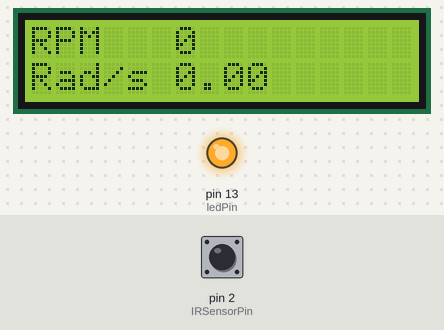
This sketch was run on a simulated Arduino Nano, built with avr-gcc and run on an emulated ATmega328P. Shown: 16×2 character LCD, output pins drawn as LEDs (lit = HIGH). The test bench sets the inputs (shaded band); at power-on: pin 2 (IRSensorPin) LOW.

Above: at 3.6 s.
3.7 s: pin 2 (IRSensorPin) pulsed HIGH 2 times (0.12 s each, 0.3 s apart)
At 6.8 s:
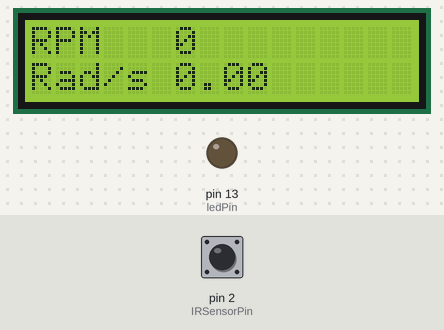
7.3 s: pin 2 (IRSensorPin) driven HIGH
At 7.7 s:
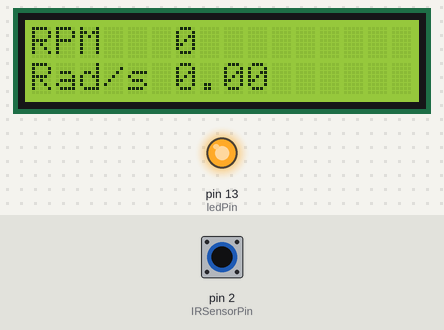
8.8 s: pin 2 (IRSensorPin) driven LOW
At 9.8 s:
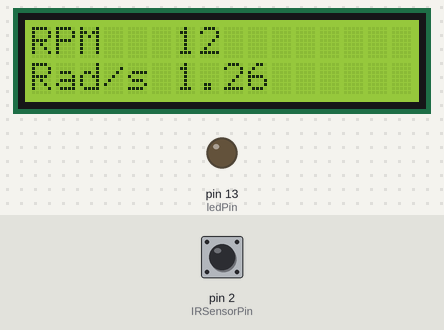
Timing chart, 0 to 11.8 s (numbered marks = the images above; inputs shaded):
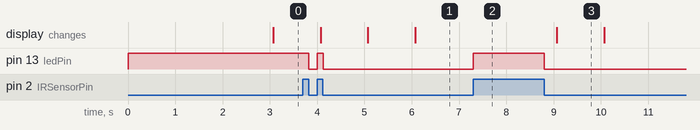

Measured:
- after the input at 3.7 s, pin 13 (ledPin): HIGH → LOW after 0.13 s, → HIGH 0.18 s later, → LOW 0.12 s later; the display: first changes after 0.37 s (image 1 shows a later state)
- after the input at 7.3 s, pin 13 (ledPin): LOW → HIGH at once
- after the input at 8.8 s, pin 13 (ledPin): HIGH → LOW at once; the display: changes after 0.27 s (image 3)
- what the display in image 3 shows lasts 1.0 s, from 9.1 s to 10.1 s

The sketch:

TACH2.ino
```cpp
// Tachometer_For_Lathe_IR
// Display RPM rate of lathe spindle

// Uses:
// Arduino Nano V 3.0
// OSOYOO IR Infrared Sensor (available on Amazon)
// IM162 LCD Display (similar ones available on Amazon)

// Include the LCD and Timer library code:
#include <LiquidCrystal.h>
#include <TimerOne.h>

// Initialize the library by associating any needed LCD interface pin
// with the arduino pin number it is connected to
//const int rs = 12, en = 11, d4 = 6, d5 = 5, d6 = 4, d7 = 3;
//LiquidCrystal lcd(rs, en, d4, d5, d6, d7);
const int RS = 11, EN = 12, D4 = 7, D5 = 8, D6 = 9, D7 = 10     ;
LiquidCrystal lcd(RS, EN, D4, D5, D6, D7);
// RPM values to track
const int IRSensorPin = 2;  // the number of the IR sensor input pin
const int ledPin = 13;          // the number of the LED pin on Nano
int ledState = HIGH;           // the current state of the output pin

// Note: This program was used at one time with a reed relay, for a bicycle cadence counter,
//       but it works all right with the input from the IR sensor.
//       If I need to reuse it, all variables are still in place.
int inputState;                          // the current state from the input pin
int lastInputState = LOW;        // the previous InputState from the input pin
long lastDebounceTime = 0;   // the last time the output pin was toggled
long debounceDelay = 5;        // the debounce time; increase if the output flickers
long time;
long endTime;
long startTime;
int RPM = 0;
//int lnCount = 0;        // counter for averaging RPM
//int avgRPM = 0;      // averaging total

//long voltage = 0;           // Value read from the pot
//long outputValue = 0;   // Value output to the PWM (analog out)
//int speedVal = 0;
//long rpm50 = 833333;
//volatile unsigned long cadTime = 0;  // use volatile for shared variables
//long timeC, endTimeC, startTimeC;
//int RPMC = 0;
float lnTime = 0;
//int speakerPin = 10;
//int lowRate;
//int hiRate;
//int potPin = A0;               //Analog in pin 0
//int switchValPin = A1;     //Analog in pin 1

// ---------------------------------------------------------------
void setup(void) {
  pinMode(IRSensorPin, INPUT);
  pinMode(ledPin, OUTPUT);
  digitalWrite(ledPin, ledState);

  Serial.begin(9600);
  lcd.begin(16, 2); // Initialize LCD

  // Startup text on display
  lcd.clear();
  lcd.print("IR.");
  lcd.setCursor(0, 1);
  lcd.print("TACHOMETER");
  delay(2000);

  endTime = 0;
  Timer1.initialize(1000000);  // Set the timer to 60 rpm, 1,000,000 microseconds (1 second)
  Timer1.attachInterrupt(timerIsr);  // Attach the service routine here

}

// ---------------------------------------------------------------
void loop(void) {
  time = millis();
  int currentSwitchState = digitalRead(IRSensorPin);

  if (currentSwitchState != lastInputState) {
    lastDebounceTime = millis();
  }

  if ((millis() - lastDebounceTime) > debounceDelay) {
    if (currentSwitchState != inputState) {
      inputState = currentSwitchState;
      if (inputState == LOW) {
        digitalWrite(ledPin, LOW);
        calculateRPM(); // Real RPM from sensor
        ledState = !ledState;
      }
      else {
        digitalWrite(ledPin, HIGH);
      }
    }
  }
  lastInputState = currentSwitchState;
}

// ---------------------------------------------------------------
void calculateRPM() {
  startTime = lastDebounceTime;
  lnTime = startTime - endTime;
  RPM = 60000 / (startTime - endTime);
  endTime = startTime;
}

// --------------------------
// Custom ISR Timer Routine
// Timer set to rpm, see above
// --------------------------
void timerIsr()
{
  // Print RPM every second
  // RPM based on timer
  //Serial.println("---------------");
  //time = millis() / 1000;
  //Serial.print(time);
  //Serial.print(" RPM: ");
  //Serial.println(RPM);

  lcd.clear();
  lcd.setCursor(0, 0);
  lcd.print("RPM");
  lcd.setCursor(6, 0);
  lcd.print(RPM);
  lcd.setCursor(0,1);
  lcd.print("Rad/s");
  lcd.setCursor(6,1);
  lcd.print(RPM*3.14159/30);
  delay(500);
  RPM = 0;
}

// ---------------------------------------------------------------
```
